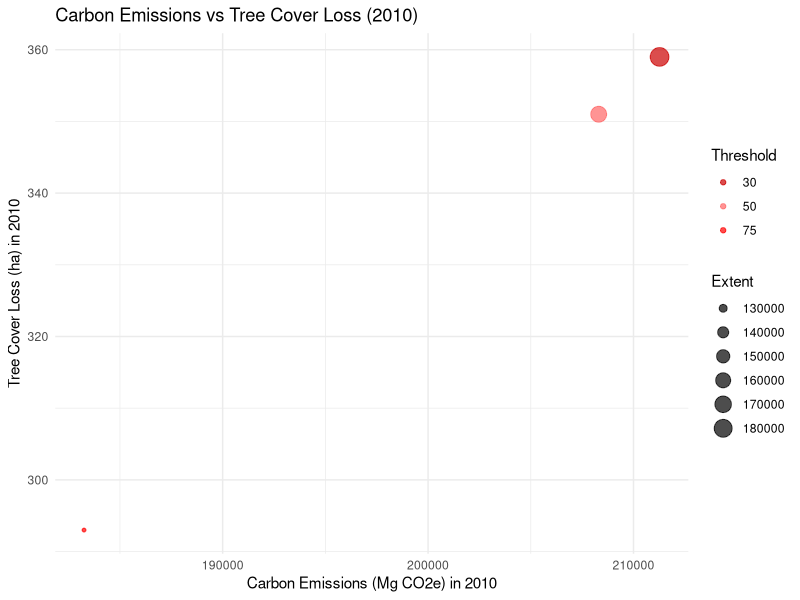
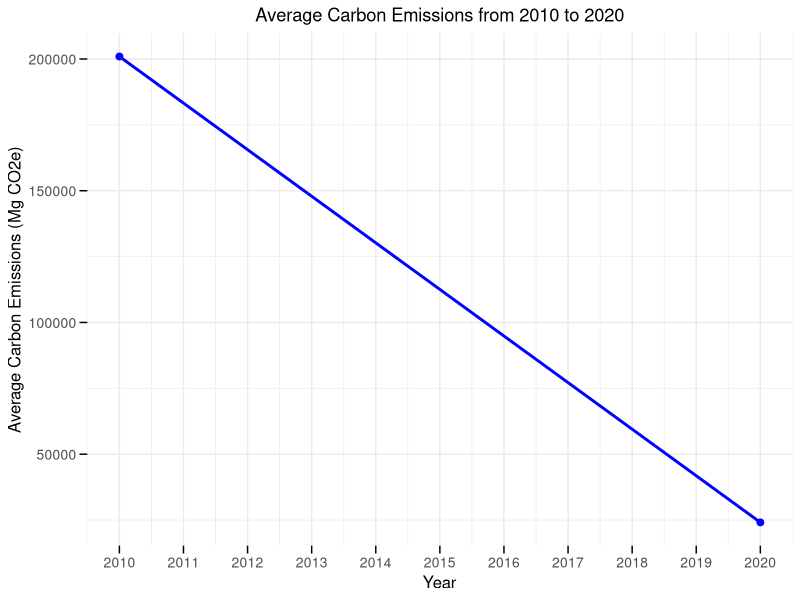

Source code (R) for these figures, in order:
# Team 4: R Programming Project
# Authors: ARAGONA, BALOGO, BAUTISTA, CAYTON, MORALES, PALACIO

# Description:
# This script processes and visualizes carbon emissions and tree cover loss data 
# for the Philippines (specifically Benguet), using datasets from 2010 to 2020.

# Note: Ensure datasets are located in the specified working directory.


# =================================SETUP=======================================
# Install and load required packages
if (!requireNamespace("tidyverse")) install.packages("tidyverse")
if (!requireNamespace("dplyr")) install.packages("dplyr")
if (!requireNamespace("ggplot2")) install.packages("ggplot2")

# Load installed libraries
library(tidyverse)  # Data manipulation and visualization
library(dplyr)      # Data wrangling
library(ggplot2)    # Advanced visualization


#change this to you directory

setwd('C:\\Users\\CODE CLASSES\\R\\CLONE for FINALS\\9365-4_R_Artifacts\\ce_impact')  

# ===============================DATASETS======================================
# Load and clean the carbon emissions dataset
carbon_data <- read_csv("subnational_carbon_data.csv") %>%
  rename(
    threshold = 'umd_tree_cover_density_2000__threshold',
    ce2010 = 'gfw_forest_carbon_gross_emissions_2010__Mg_CO2e',
    ce2020 = 'gfw_forest_carbon_gross_emissions_2020__Mg_CO2e',
    subnational = 'subnational1'
  ) %>%
  select(country, threshold, subnational, ce2010:ce2020) %>%
  filter(
    country == "Philippines", 
    threshold >= 30, 
    subnational == "Benguet"
  )

# Load and clean the tree cover loss dataset
tree_cover_data <- read_csv("subnational_tree_cover_loss.csv") %>%
  rename(
    tc2010 = 'tc_loss_ha_2010',
    tc2020 = 'tc_loss_ha_2020',
    extent = 'extent_2010_ha',
    subnational = 'subnational1'
  ) %>%
  select(country, threshold, subnational, extent, tc2010:tc2020) %>%
  filter(
    country == "Philippines", 
    threshold >= 30, 
    subnational == "Benguet"
  )


# Combine datasets based on the 'threshold' column
tc_and_ce_data <- carbon_data %>%
  right_join(tree_cover_data, by = "threshold") %>%
  rename(
    country = 'country.x',
    subnational = 'subnational.x'
  ) %>%
  select(-country.y, -subnational.y)

# This ensures we retain information from both datasets for common thresholds.


# ================================SAVING======================================
# Save the combined dataset for reproducibility and external analysis
write_csv(tc_and_ce_data, "final_data_ce_impact.csv")


# =============================VISUALIZATION======================================
# Function to generate scatter plot for a specific year
create_scatter_plot <- function(data, year) {
  ggplot(data, aes_string(x = paste0("ce", year), y = paste0("tc", year), color = "factor(threshold)", size = "extent")) +
    geom_point(alpha = 0.7) + 
    scale_color_manual(
      values = c("30" = "#CC0000", "50" = "#FF6666", "75" = "red"),
      name = "Threshold"
    ) +
    scale_size_continuous(name = "Extent") +
    labs(
      title = paste("Carbon Emissions vs Tree Cover Loss (", year, ")", sep = ""),
      x = paste("Carbon Emissions (Mg CO2e) in ", year, sep = ""),
      y = paste("Tree Cover Loss (ha) in ", year, sep = "")
    ) +
    theme_minimal()
}

# Generate scatter plot for 2010
scatter_2010 <- create_scatter_plot(tc_and_ce_data, 2010)
print(scatter_2010)


# pivot the carbon data to long format
carbon_long <- carbon_data %>%
  pivot_longer(
    cols = starts_with("ce"),
    names_to = "year",
    names_prefix = "ce",
    names_transform = list(year = as.integer),
    values_to = "ce"
  )

# calculate the average carbon emissions per year
carbon_avg_per_year <- carbon_long %>%
  group_by(year) %>%
  summarise(avg_ce = mean(ce, na.rm = TRUE))

# create the line plot
ggplot(carbon_avg_per_year, aes(x = year, y = avg_ce, group = 1)) +
  geom_line(color = "blue", size = 1) +
  geom_point(color = "blue", size = 2) +
  scale_x_continuous(breaks = 2010:2020,  # set year breaks
                     labels = as.character(2010:2020)) +
  labs(
    title = "Average Carbon Emissions from 2010 to 2020",
    x = "Year",
    y = "Average Carbon Emissions (Mg CO2e)"
  ) +
  theme_minimal() +
  theme(
    plot.title = element_text(hjust = 0.5),
    axis.title = element_text(size = 12),
    axis.text = element_text(size = 10),
    axis.ticks = element_line(size = 0.5),
    axis.ticks.length = unit(0.2, "cm")
  )
